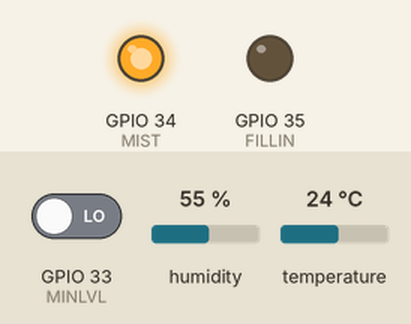
Bench run of a sketch on a simulated ESP32. On the bench: output pins drawn as LEDs (lit = HIGH). Inputs (shaded band) come from the test bench; at power-on: GPIO 33 (MINLVL) LOW, humidity 55 %, temperature 24 °C. WiFi joins after 1.5 s; servers stay silent unless stated; what the sketch prints to the serial monitor is not drawn.

Above: at 17.0 s.
Timing chart, 0 to 41.0 s (numbered marks = the images above):
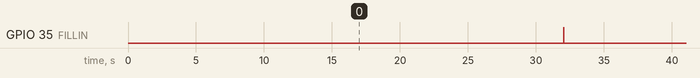

The sketch:

DHT22-ESP32.ino
```cpp
/*********
Temp and RH Web Server and Line Notify by Theerawat
Link Prototype :
  ESPAsyncWebserver
  https://randomnerdtutorials.com/esp32-dht11-dht22-temperature-humidity-web-server-arduino-ide/
  https://github.com/me-no-dev/ESPAsyncWebServer


version 0.1 Initital  20-Feb-2021
*********/

// Import required libraries
#include "WiFi.h"
#include "ESPAsyncWebServer.h"
#include "DHT.h"
#include "TridentTD_LineNotify.h"

// Replace with your network credentials
//const char* ssid = "LAB";
//const char* password = "12345678";

const char* ssid = "ramchuen1";
const char* password = "0817342907";


#define DHTPIN 27     // Digital pin connected to the DHT sensor
#define MINLVL 33     // INPUT : Minimum Water Level
#define MIST   34     // OUTPUT: MIST Generator
#define FILLIN 35     // OUTPUT: Solinoid Fill in Water
#define LINE_TOKEN "T1ZQABlfxv5zMRIcRNwgk5bRMj6KENL2Jp0X91y7Vs8"  //Line Service name: TempRH

String txt1 = "Temp-RH";
int waterlvl = 0;

// Uncomment the type of sensor in use:
#define DHTTYPE    DHT11     // DHT 11
//#define DHTTYPE    DHT22     // DHT 22 (AM2302)
//#define DHTTYPE    DHT21     // DHT 21 (AM2301)

DHT dht(DHTPIN, DHTTYPE);

// Create AsyncWebServer object on port 80
AsyncWebServer server(80);

String readDHTTemperature() {
  // Sensor readings may also be up to 2 seconds 'old' (its a very slow sensor)
  // Read temperature as Celsius (the default)
  float t = dht.readTemperature();
  // Read temperature as Fahrenheit (isFahrenheit = true)
  //float t = dht.readTemperature(true);
  // Check if any reads failed and exit early (to try again).
  if (isnan(t)) {
    Serial.println("Failed to read from DHT sensor!");
    return "--";
  }
  else {
    Serial.print(t); Serial.println(" C");
    return String(t);
  }
}

String readDHTHumidity() {
  // Sensor readings may also be up to 2 seconds 'old' (its a very slow sensor)
  float h = dht.readHumidity();
  if (isnan(h)) {
    Serial.println("Failed to read from DHT sensor!");
    return "--";
  }
  else {
    Serial.print(h); Serial.println(" %RH");
    return String(h);
  }
}

const char index_html[] PROGMEM = R"rawliteral(
<!DOCTYPE HTML><html>
<head>
  <meta name="viewport" content="width=device-width, initial-scale=1">
  <link rel="stylesheet" href="https://use.fontawesome.com/releases/v5.7.2/css/all.css" integrity="sha384-fnmOCqbTlWIlj8LyTjo7mOUStjsKC4pOpQbqyi7RrhN7udi9RwhKkMHpvLbHG9Sr" crossorigin="anonymous">
  <style>
    html {
     font-family: Arial;
     display: inline-block;
     margin: 0px auto;
     text-align: center;
    }
    h2 { font-size: 3.0rem; }
    p { font-size: 3.0rem; }
    .units { font-size: 1.2rem; }
    .dht-labels{
      font-size: 1.5rem;
      vertical-align:middle;
      padding-bottom: 15px;
    }
  </style>
</head>
<body>
  <h2>ESP32 DHT Server</h2>
  <p>
    <i class="fas fa-thermometer-half" style="color:#059e8a;"></i>
    <span class="dht-labels">Temperature</span>
    <span id="temperature">%TEMPERATURE%</span>
    <sup class="units">&deg;C</sup>
  </p>
  <p>
    <i class="fas fa-tint" style="color:#00add6;"></i>
    <span class="dht-labels">Humidity</span>
    <span id="humidity">%HUMIDITY%</span>
    <sup class="units">&percnt;</sup>
  </p>
</body>
<script>
setInterval(function ( ) {
  var xhttp = new XMLHttpRequest();
  xhttp.onreadystatechange = function() {
    if (this.readyState == 4 && this.status == 200) {
      document.getElementById("temperature").innerHTML = this.responseText;
    }
  };
  xhttp.open("GET", "/temperature", true);
  xhttp.send();
}, 20000 ) ;

setInterval(function ( ) {
  var xhttp = new XMLHttpRequest();
  xhttp.onreadystatechange = function() {
    if (this.readyState == 4 && this.status == 200) {
      document.getElementById("humidity").innerHTML = this.responseText;
    }
  };
  xhttp.open("GET", "/humidity", true);
  xhttp.send();
}, 20000 ) ;
</script>
</html>)rawliteral";

// Replaces placeholder with DHT values
String processor(const String& var){
  //Serial.println(var);
  if(var == "TEMPERATURE"){
    return readDHTTemperature();
  }
  else if(var == "HUMIDITY"){
    return readDHTHumidity();
  }
  return String();
}

void setup(){
  // Initial INPUT OUTPUT
  pinMode(MINLVL, INPUT);
  pinMode(FILLIN, OUTPUT);
  pinMode(MIST, OUTPUT);
  digitalWrite(FILLIN, LOW); // Turn Off Solinoid Water Fillin
  digitalWrite(MIST, HIGH);   // Turn off MIST generator

  // Serial port for debugging purposes
  Serial.begin(115200);
  LINE.setToken(LINE_TOKEN);
  LINE.notify("System Start Ready");
  dht.begin();

  // Connect to Wi-Fi
  WiFi.begin(ssid, password);
  while (WiFi.status() != WL_CONNECTED) {
    delay(1000);
    Serial.println("Connecting to WiFi..");
  }

  // Print ESP32 Local IP Address
  Serial.println(WiFi.localIP());

  // Route for root / web page
  server.on("/", HTTP_GET, [](AsyncWebServerRequest *request){
    request->send_P(200, "text/html", index_html, processor);
  });
  server.on("/temperature", HTTP_GET, [](AsyncWebServerRequest *request){
    request->send_P(200, "text/plain", readDHTTemperature().c_str());
  });
  server.on("/humidity", HTTP_GET, [](AsyncWebServerRequest *request){
    request->send_P(200, "text/plain", readDHTHumidity().c_str());
  });

  // Start server
  server.begin();
}


void loop(){
//  Serial.println("Loop function!");
  txt1 = readDHTTemperature()+" C  "+readDHTHumidity()+" %";
  LINE.notify(txt1);

// IO Control
  waterlvl = digitalRead(MINLVL);
  if (waterlvl == HIGH) {
    digitalWrite(FILLIN, HIGH);
    digitalWrite(MIST, LOW);
  } else {
    digitalWrite(FILLIN, LOW);
    digitalWrite(MIST, HIGH);
  }
  delay(30000);
  digitalWrite(FILLIN, HIGH);
  digitalWrite(MIST, HIGH);
}
```

Measured:
- by itself, GPIO 35 (FILLIN): alternates HIGH for 0.02 s and LOW for 30.0 s
